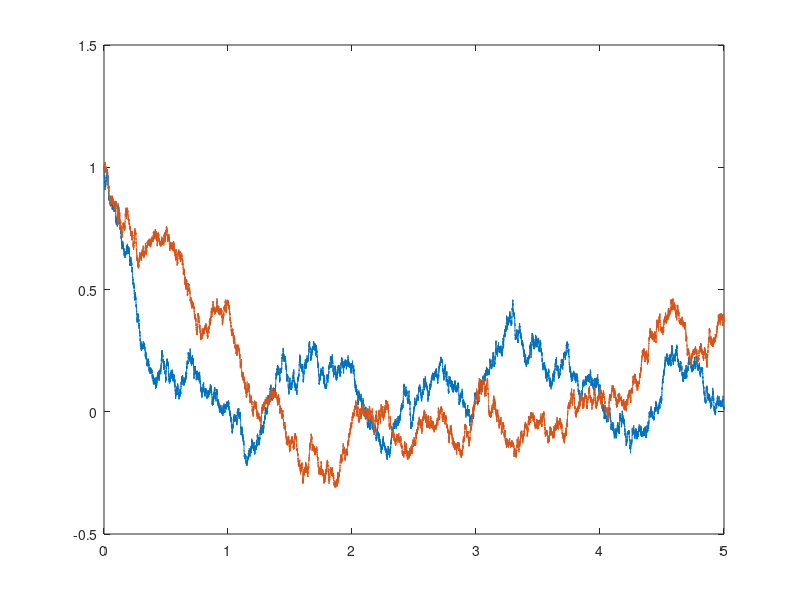

MATLAB code to generate this figure: (Note: this script raises an error after producing the figure.)
%% OUP for noise
% with Wiener increments and ``scaled-time transformed'' Wiener process
% This is a Forcing term for the dynamical model
th = 1;
mu = 0;                                 % mu to 0 as it needs to decay to 0
sig = 0.3;
dt = 1e-4;
t = 0:dt:5;                             % Time vector
x0 = 1;                                 % Set initial condition (not 0, otherwise you don't see it decaying to 0)
rng(1);                                  % Set random seed

% create two processes: one for E population and one for I population
W = zeros(2,length(t));        % Allocate integrated W vector

for ii = 1:length(t)-1
    W(:,ii+1) = W(:,ii)+sqrt(exp(2*th*t(:,ii+1))-exp(2*th*t(:,ii)))*randn(2,1);
end

ex = exp(-th*t);
x = x0*ex+mu*(1-ex)+sig*ex.*W/sqrt(2*th);

%figure;
plot(t,x);

%% Euler method forward method + noise W

% Vm for neuron E and I
u_0 = [-80; 60]; %-80 for E, 60 for I

% Euler loop
u = zeros(2,length(W));
u(:,1) = u_0;
for ii = 1: length(W)-1
    
      % Take the Euler step + x(i) which is the noise
      u(:,ii+1) = dt*ssn_ode(t, u(:,ii)) + (x(:,ii) * 0);
      
end

figure;
plot(t, u)


%% Sanity check
% look how this works for variaous tau > when tau is really small and big

